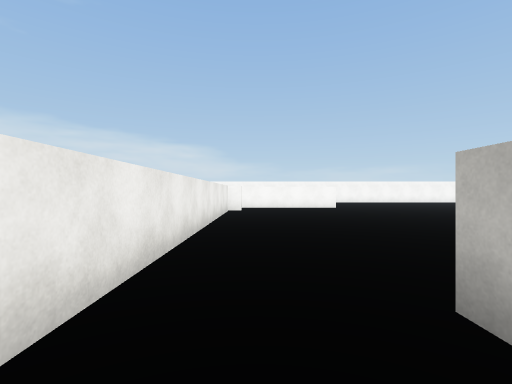
View 1 (above)

21 first-person views from a walk through a scene from a Unity 3-D project. The camera is 1.5 m above the floor, looks level and sees 85° across. The floor is counted in squares, 2 m on a side. Each view is taken from the middle of a square. On the plan, view 1 faces up. The plan holds only what a view shows up to about 10 squares ahead; the rest is blank. The place goes on beyond the plan. Some animated figures are left out. Surface patterns are stand-ins for the level's own textures.

View 2
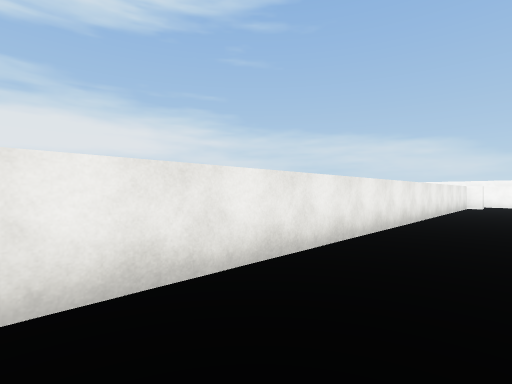

View 3
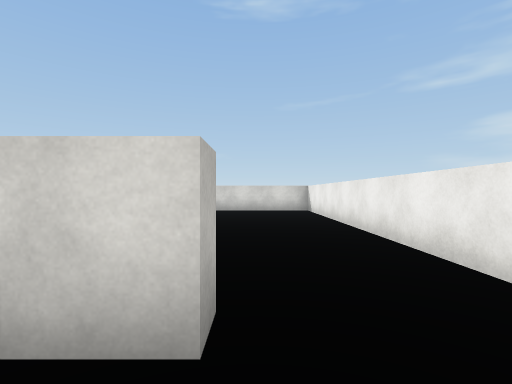

View 4
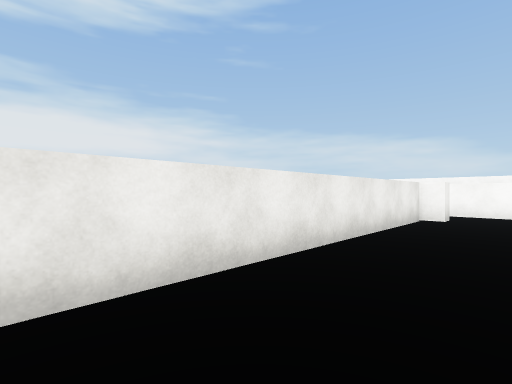

View 5
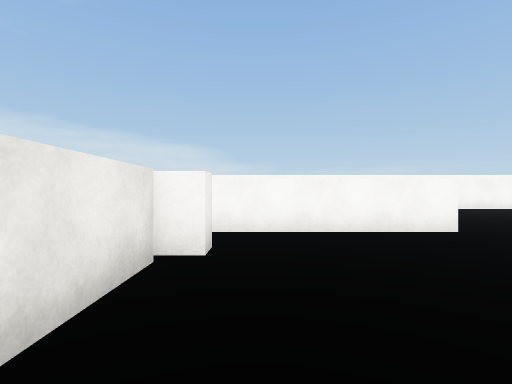

View 6
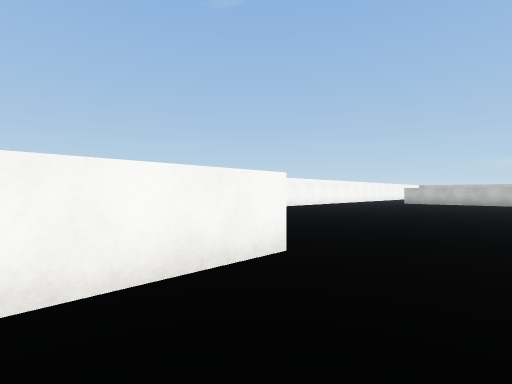

View 7
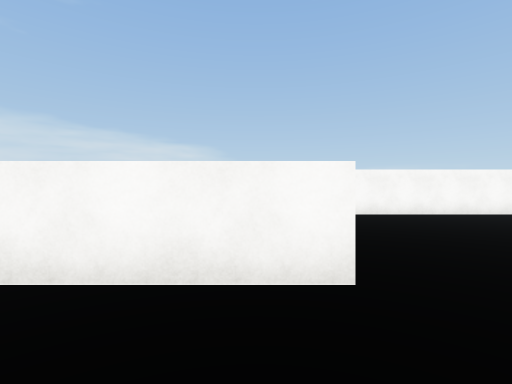

View 8
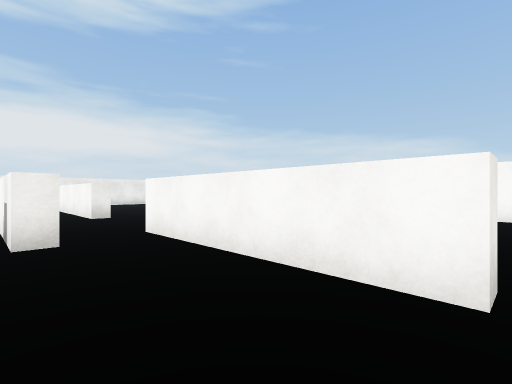

View 9
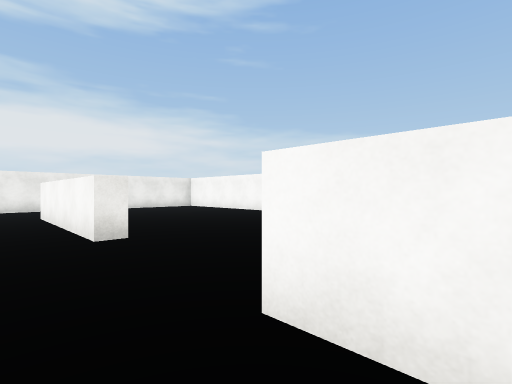

View 10
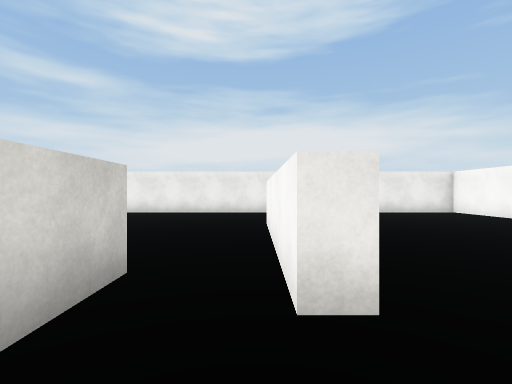

View 11
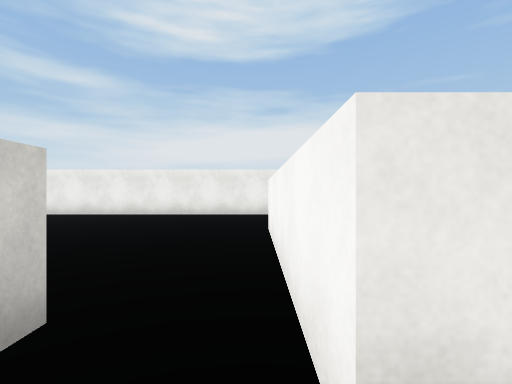

View 12
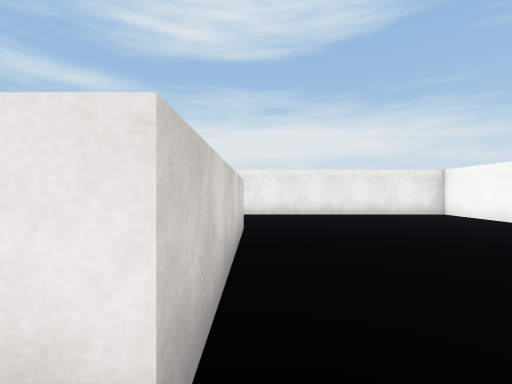

View 13
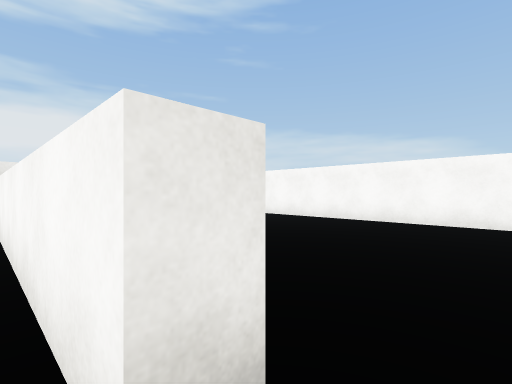

View 14
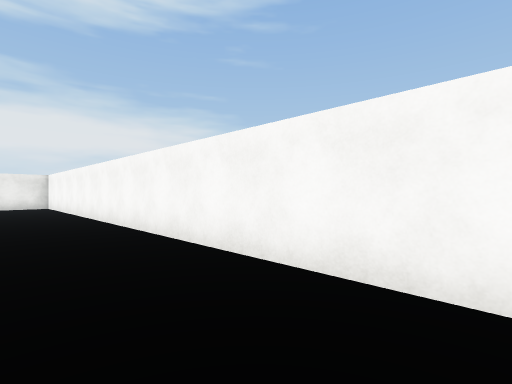

View 15
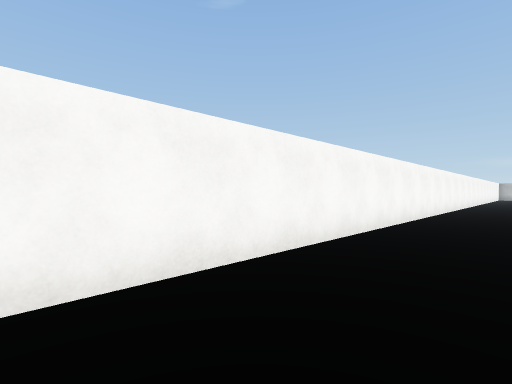

View 16
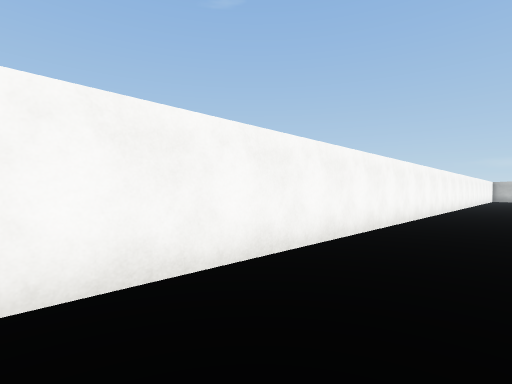

View 17
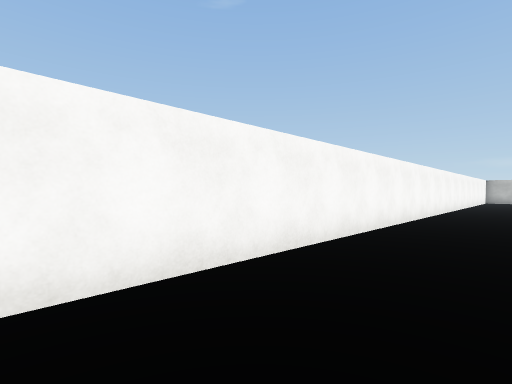

View 18
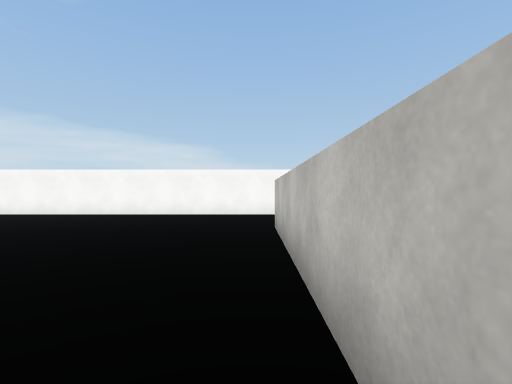

View 19
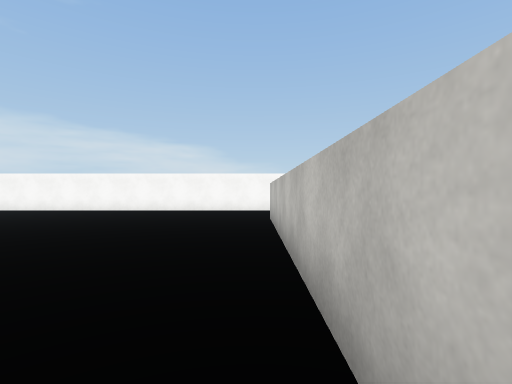

View 20
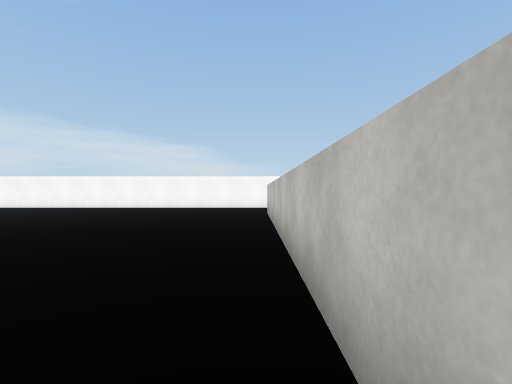

View 21
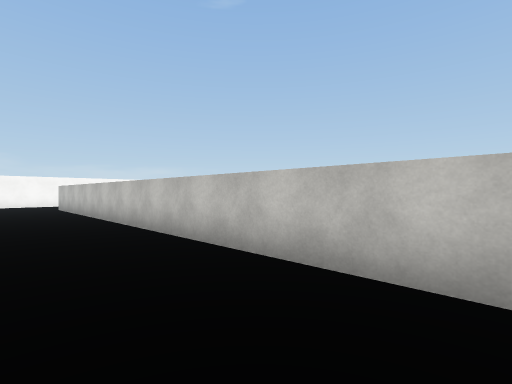

### Floor plan
Points are (right, up) in squares from view 1. A wall is a line through its corners. A room is listed if a view was taken in it or the views show most of it. See-through windows are left out.
Room 1 (views 1, 2)
walls: (-1.1, 1.4) (-1.1, -5.5)
ways out: opening at (0.5, 2) to room 2
Room 2 (views 3, 4, 5, 6, 7, 8, 9, 10, 11, 12, 13, 14, 15, 16, 17, 18, 19, 20, 21)
walls: (3.8, 13.8) (3.8, 13.3) (-1.2, 13.3); (-0.6, 11.9) (-0.6, 11.3) (-2.9, 11.3); (-1.1, 11.1) (-1.1, 1.4); (1.3, 1.2) (1.3, 1.7) (2.2, 1.7); (-5.6, 11.8) (-4.2, 11.8); (20.4, 3) (20.4, 16.9); (-9.5, 13.8) (-4.7, 13.8) (-4.7, 13.3) (-9.8, 13.3); (24.5, 20.2) (-13.2, 20.2) (-13.2, 6)
ways out: opening at (0.5, 2) to room 1

Positions as (right, up) in squares from view 1, and headings:
1: (0, 0), facing up
2: (1, -4), facing up-left
3: (1, 3), facing down
4: (1, 3), facing up-left
5: (0, 8), facing up
6: (1, 11), facing up-right
7: (3, 11), facing up
8: (4, 11), facing up-left
9: (0, 12), facing up-left
10: (-3, 13), facing left
11: (-4, 13), facing left
12: (-4, 14), facing left
13: (-4, 13), facing up-left
14: (2, 18), facing up-left
15: (4, 18), facing up-right
16: (9, 18), facing up-right
17: (13, 18), facing up-right
18: (20, 11), facing up
19: (20, 9), facing up
20: (20, 7), facing up
21: (18, 3), facing up-right
